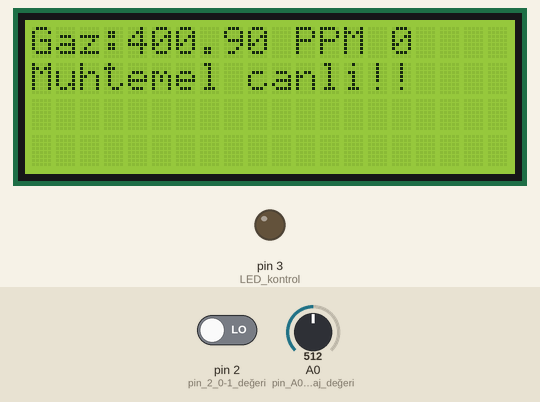
Recording of a sketch running on a simulated Arduino Uno, built with avr-gcc and run on an emulated ATmega328P. On the bench: 20×4 character LCD, output pins drawn as LEDs (lit = HIGH). The inputs (shaded band) are chosen by the test bench; at power-on: A0 (pin_A0_voltaj_değeri) = 512, pin 2 (pin_2_0-1_değeri) LOW. What the sketch prints to the serial monitor is not drawn.

Above: at 2.3 s.
2.4 s: A0 (pin_A0_voltaj_değeri) set to 210
At 4.7 s:
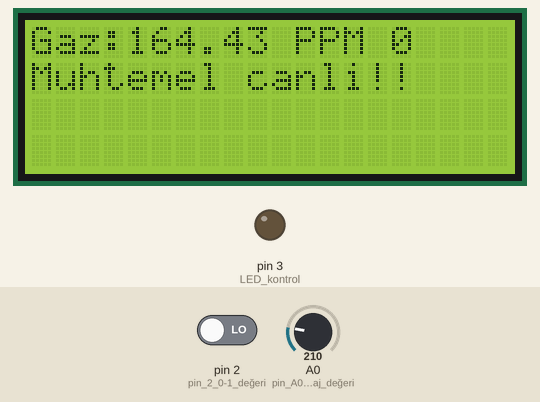
5.0 s: A0 (pin_A0_voltaj_değeri) set to 176
At 6.5 s:
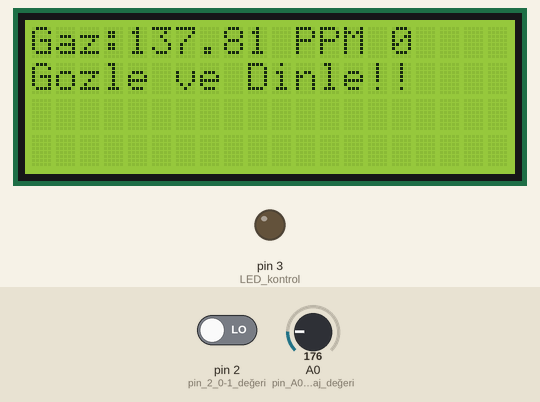
7.3 s: pin 2 (pin_2_0-1_değeri) driven HIGH
At 7.9 s:
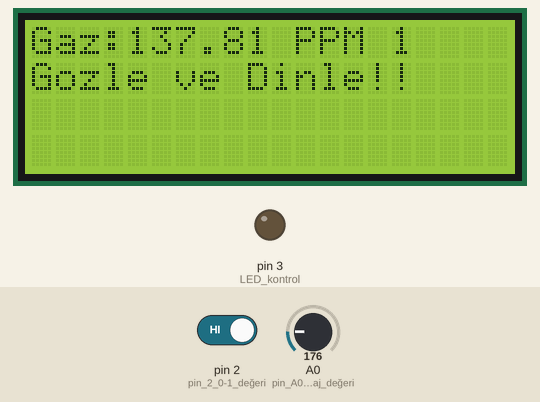
9.0 s: A0 (pin_A0_voltaj_değeri) set to 140
At 10.4 s:
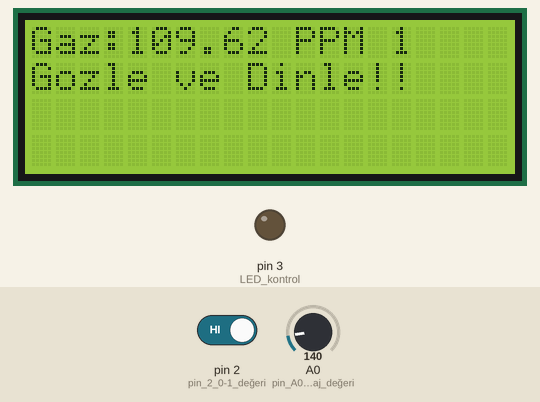
10.7 s: pin 2 (pin_2_0-1_değeri) driven LOW
At 12.0 s:
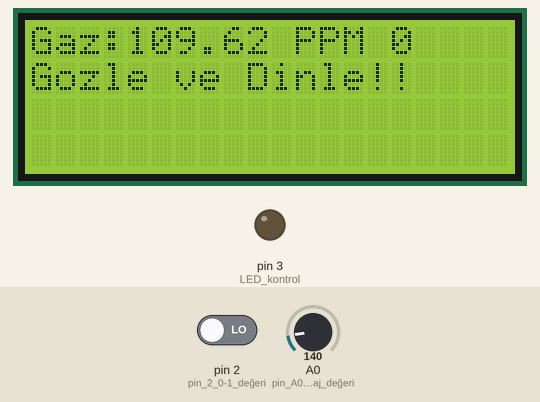
Timing chart, 0 to 13.4 s (numbered marks = the images above; inputs shaded):
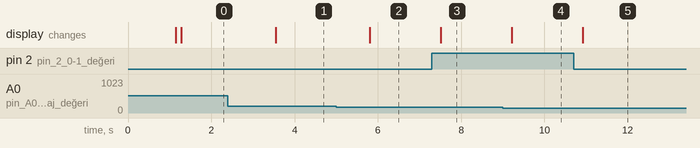

The sketch:

Enkaz_Arama.ino
```cpp
//Enkaz Dinleme - Fatih Karakaya
#include <Wire.h>
#include <LiquidCrystal_I2C.h>
#include <SoftwareSerial.h>
#include <MQ135.h>

LiquidCrystal_I2C lcd(0x27,20,4);  // set the LCD address to 0x27 for a 16 chars and 2 line display

void setup()
{
  Serial.begin(1200);
  pinMode(A0,INPUT); // pin A0 voltaj değeri
  pinMode(2,INPUT);  // pin 2 0-1 değeri
  pinMode(3,HIGH); // LED kontrol
  lcd.init();
  lcd.backlight();
  lcd.setCursor(0,0);
  lcd.print("       NAK");
  lcd.setCursor(0,1);
  lcd.print(" ARAMA KURTARMA");
  delay(1000);
  lcd.init();
}

void loop()
{
  float sensorValue = (analogRead(A0)*(0.783));   // voltaj değerinin 0.783 katı -Kalibrasyon gerekir:
  int soundValue = (digitalRead(2));
  Serial.println(sensorValue);
  delay(100);        // 100 ms gecikme
  lcd.setCursor(0,0);
  lcd.print("Gaz:");
  lcd.print(sensorValue);
  lcd.print(" PPM ");
  lcd.print(soundValue);
  //delay(10);
  lcd.setCursor(0,1);
  if (sensorValue >= 150 && soundValue == 0) {
  lcd.print("Muhtemel canli!!");
  delay(1000); }
  else
  {
  lcd.print("Gozle ve Dinle!");
  }
}
```

Measured:
- the behaviour switches between 192 and 191 on A0 (pin_A0_voltaj_değeri) (found by bisection; images 1 and 2)
- after the input at 2.4 s, the display: changes after 1.1 s (image 1)
- after the input at 5.0 s, the display: changes after 0.81 s (image 2)
- after the input at 7.3 s, the display: changes after 0.22 s (image 3)
- after the input at 9.0 s, the display: changes after 0.22 s (image 4)
- after the input at 10.7 s, the display: changes after 0.22 s (image 5)
